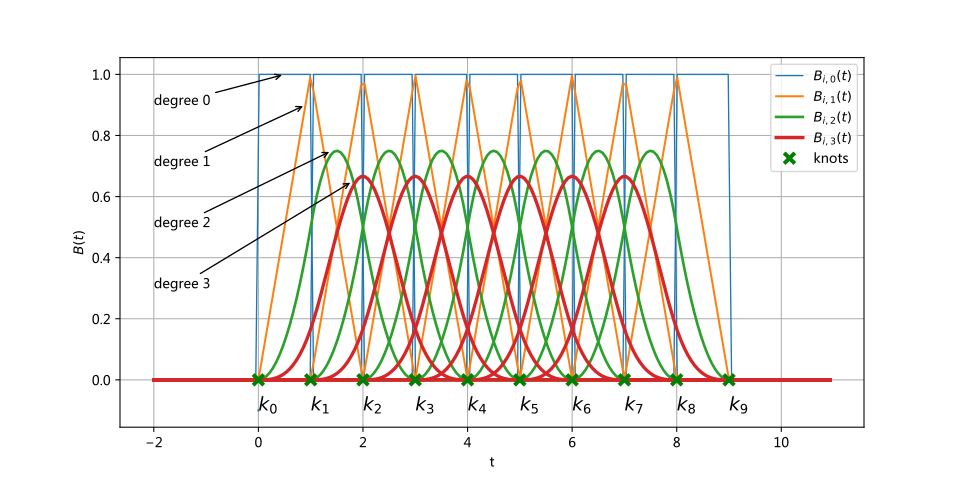

Reproduce this figure in Python.
import matplotlib.pyplot as plt
import os
import numpy as np
from fast_basis import *

if __name__ == "__main__":
    np.set_printoptions(precision=5, linewidth=np.inf)
    resolution = 200
    t = np.linspace(-2, 11, resolution, endpoint=False)
    knot_vector = np.linspace(0, 9, 10)
    degree = 3
    order = degree + 1

    b = [basisMat(knot_vector, t, i) for i in range(degree + 1)]
    tops = [(0.5, 1), (0.9, 0.9), (1.4, 0.75), (1.8, 0.65)]

    plt.figure(figsize=(10,5))

    
    for p in range(degree + 1):
        for i in range(len(knot_vector)):
            if i < len(b[p]):
                plt.plot(t, b[p][i], 'C{}'.format(p), linewidth=1 + 0.5 * p, label=None if i else r"$B_{i,%d}(t)$"%(p))
            if 0 == p:
                plt.annotate(r'$k_{}$'.format(i), xy=(i, -0.1), fontsize=14)        
        plt.annotate('degree {}'.format(p), xytext=(-2, 0.9 - 0.2 * p), xy=tops[p], \
            arrowprops=dict(arrowstyle='->'))
    plt.plot(knot_vector, [0] * len(knot_vector), 'gx', markersize=8, markeredgewidth=3, label='knots')
    plt.plot(0, -0.1)

    plt.grid(1)
    plt.legend()
    plt.xlabel('t')
    plt.ylabel(r'$B(t)$')
    fig = plt.gcf()
    fig.savefig('__pycache__/{}.svg'.format(os.path.splitext(__file__)[0]))
    plt.show()
